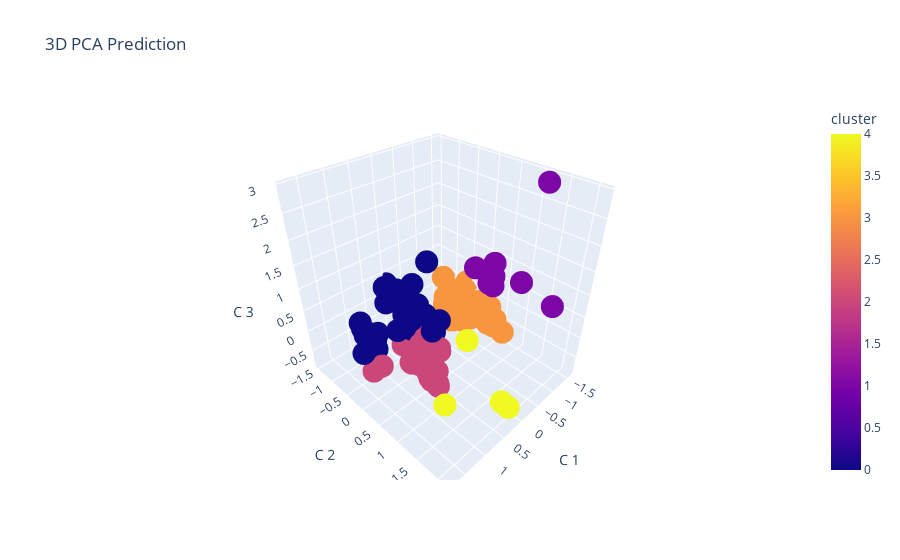

Notebook code for this chart:
### Code cell
plot3d(dfpca_kmeans3, "3D PCA Prediction", 'cluster')
